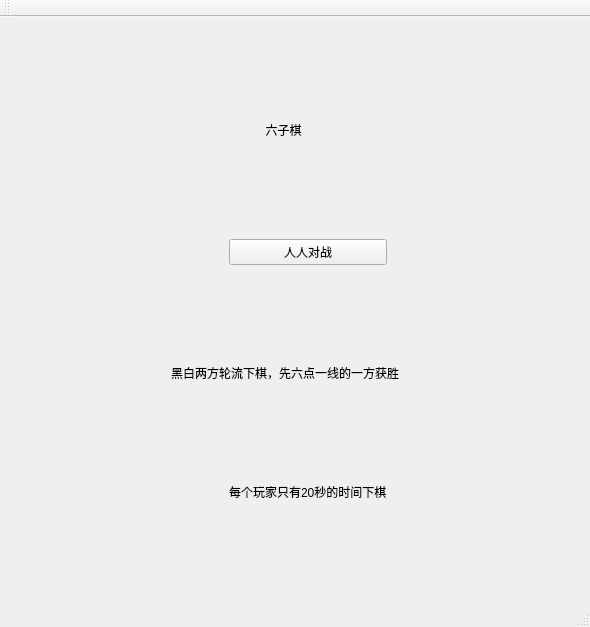
<?xml version="1.0" encoding="UTF-8"?>
<ui version="4.0">
 <class>MainWindow</class>
 <widget class="QMainWindow" name="MainWindow">
  <property name="geometry">
   <rect>
    <x>0</x>
    <y>0</y>
    <width>590</width>
    <height>627</height>
   </rect>
  </property>
  <property name="windowTitle">
   <string>MainWindow</string>
  </property>
  <widget class="QWidget" name="centralWidget">
   <layout class="QGridLayout" name="gridLayout">
    <item row="0" column="5">
     <spacer name="verticalSpacer_2">
      <property name="orientation">
       <enum>Qt::Vertical</enum>
      </property>
      <property name="sizeHint" stdset="0">
       <size>
        <width>20</width>
        <height>64</height>
       </size>
      </property>
     </spacer>
    </item>
    <item row="1" column="0">
     <spacer name="horizontalSpacer_3">
      <property name="orientation">
       <enum>Qt::Horizontal</enum>
      </property>
      <property name="sizeHint" stdset="0">
       <size>
        <width>130</width>
        <height>20</height>
       </size>
      </property>
     </spacer>
    </item>
    <item row="1" column="4">
     <widget class="QLabel" name="label">
      <property name="styleSheet">
       <string notr="true">font: 24pt &quot;Agency FB&quot;;</string>
      </property>
      <property name="text">
       <string>           六子棋</string>
      </property>
     </widget>
    </item>
    <item row="1" column="6" colspan="2">
     <spacer name="horizontalSpacer_4">
      <property name="orientation">
       <enum>Qt::Horizontal</enum>
      </property>
      <property name="sizeHint" stdset="0">
       <size>
        <width>75</width>
        <height>20</height>
       </size>
      </property>
     </spacer>
    </item>
    <item row="2" column="3">
     <spacer name="verticalSpacer_3">
      <property name="orientation">
       <enum>Qt::Vertical</enum>
      </property>
      <property name="sizeHint" stdset="0">
       <size>
        <width>20</width>
        <height>63</height>
       </size>
      </property>
     </spacer>
    </item>
    <item row="3" column="0">
     <spacer name="horizontalSpacer">
      <property name="orientation">
       <enum>Qt::Horizontal</enum>
      </property>
      <property name="sizeHint" stdset="0">
       <size>
        <width>130</width>
        <height>20</height>
       </size>
      </property>
     </spacer>
    </item>
    <item row="3" column="4">
     <widget class="QPushButton" name="pushButton">
      <property name="text">
       <string>人人对战</string>
      </property>
     </widget>
    </item>
    <item row="3" column="6" colspan="2">
     <spacer name="horizontalSpacer_2">
      <property name="orientation">
       <enum>Qt::Horizontal</enum>
      </property>
      <property name="sizeHint" stdset="0">
       <size>
        <width>129</width>
        <height>20</height>
       </size>
      </property>
     </spacer>
    </item>
    <item row="4" column="3">
     <spacer name="verticalSpacer">
      <property name="orientation">
       <enum>Qt::Vertical</enum>
      </property>
      <property name="sizeHint" stdset="0">
       <size>
        <width>20</width>
        <height>64</height>
       </size>
      </property>
     </spacer>
    </item>
    <item row="5" column="0">
     <spacer name="horizontalSpacer_5">
      <property name="orientation">
       <enum>Qt::Horizontal</enum>
      </property>
      <property name="sizeHint" stdset="0">
       <size>
        <width>54</width>
        <height>20</height>
       </size>
      </property>
     </spacer>
    </item>
    <item row="5" column="1" colspan="6">
     <widget class="QLabel" name="label_2">
      <property name="styleSheet">
       <string notr="true">font: 14pt &quot;Agency FB&quot;;</string>
      </property>
      <property name="text">
       <string>黑白两方轮流下棋，先六点一线的一方获胜</string>
      </property>
     </widget>
    </item>
    <item row="5" column="7">
     <spacer name="horizontalSpacer_8">
      <property name="orientation">
       <enum>Qt::Horizontal</enum>
      </property>
      <property name="sizeHint" stdset="0">
       <size>
        <width>57</width>
        <height>20</height>
       </size>
      </property>
     </spacer>
    </item>
    <item row="6" column="3">
     <spacer name="verticalSpacer_5">
      <property name="orientation">
       <enum>Qt::Vertical</enum>
      </property>
      <property name="sizeHint" stdset="0">
       <size>
        <width>20</width>
        <height>68</height>
       </size>
      </property>
     </spacer>
    </item>
    <item row="7" column="0" colspan="2">
     <spacer name="horizontalSpacer_6">
      <property name="orientation">
       <enum>Qt::Horizontal</enum>
      </property>
      <property name="sizeHint" stdset="0">
       <size>
        <width>73</width>
        <height>20</height>
       </size>
      </property>
     </spacer>
    </item>
    <item row="7" column="4">
     <widget class="QLabel" name="label_3">
      <property name="styleSheet">
       <string notr="true">font: 14pt &quot;Agency FB&quot;;</string>
      </property>
      <property name="text">
       <string>每个玩家只有20秒的时间下棋</string>
      </property>
     </widget>
    </item>
    <item row="7" column="6" colspan="2">
     <spacer name="horizontalSpacer_7">
      <property name="orientation">
       <enum>Qt::Horizontal</enum>
      </property>
      <property name="sizeHint" stdset="0">
       <size>
        <width>76</width>
        <height>20</height>
       </size>
      </property>
     </spacer>
    </item>
    <item row="8" column="2">
     <spacer name="verticalSpacer_4">
      <property name="orientation">
       <enum>Qt::Vertical</enum>
      </property>
      <property name="sizeHint" stdset="0">
       <size>
        <width>20</width>
        <height>74</height>
       </size>
      </property>
     </spacer>
    </item>
   </layout>
  </widget>
  <widget class="QMenuBar" name="menuBar">
   <property name="geometry">
    <rect>
     <x>0</x>
     <y>0</y>
     <width>590</width>
     <height>26</height>
    </rect>
   </property>
  </widget>
  <widget class="QToolBar" name="mainToolBar">
   <attribute name="toolBarArea">
    <enum>TopToolBarArea</enum>
   </attribute>
   <attribute name="toolBarBreak">
    <bool>false</bool>
   </attribute>
  </widget>
  <widget class="QStatusBar" name="statusBar"/>
 </widget>
 <layoutdefault spacing="6" margin="11"/>
 <resources/>
 <connections/>
</ui>
